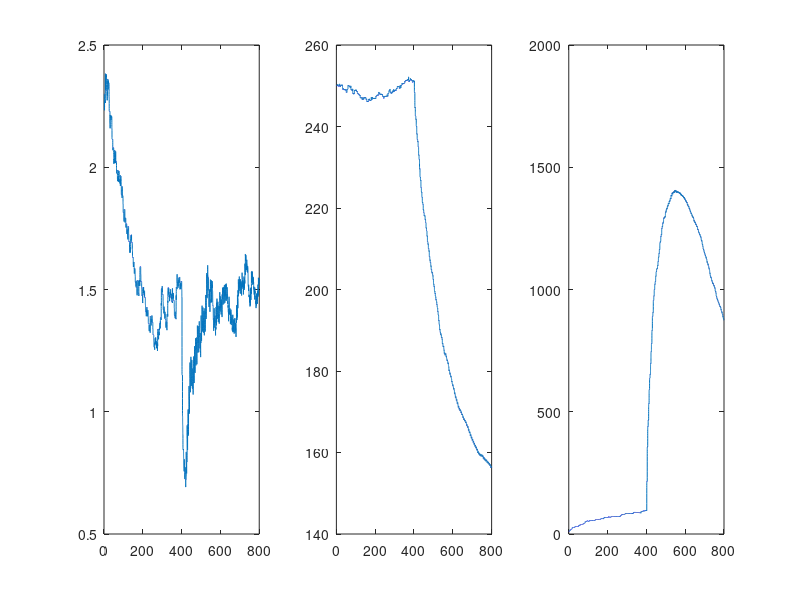

Recreate this plot in MATLAB.
clc;clear;close all;

load('dataSpikeSimulation.mat');

% observation config
dt_observation = 0.02;
t_observation = 0:dt_observation :T;
x = func_x(t_observation);

% data preprocessing
t_spike = t_spike_jump;
dN = zeros(size(t_observation));
for i = 1:1:numel(t_spike)
%     dN(round(t/dt_observation)+1) = dN(round(t/dt_observation)+1) + 1;
    dN(round(t_spike(i)/dt_observation)+1) = 1;
end
N = cumsum(dN);

width = 0.25; % unit: s
sigma_width = 0.25/3;
filter = @(x) sqrt(2/pi).*exp(-0.5*(x/sigma_width).^2)./sigma_width;

r = zeros(size(t_observation));
for t = t_spike
    i_start = (round(t/dt_observation)+1);
    i_end = min((round((t+width)/dt_observation)+1), length(t_observation));
    for i_impact = i_start:i_end
        r(i_impact) = r(i_impact) + filter( t_observation(i_impact)-t );
    end
end

% axis = 0:0.001:1;
% plot(axis,filter(axis));
% plot(r,'*-');

lambda = func_lambda;
grad = @(x,theta) [1, theta(3)^(-2)*(x-theta(2)), theta(3)^(-3)*(x-theta(2))^2];
hessan = @(x,theta) [ 0  0                               0; ...
                      0  -theta(3)^(-2)                  -2*theta(3)^(-3)*(x-theta(2)); ...
                      0  -2*theta(3)^(-3)*(x-theta(2))   -3*theta(3)^(-4)*(x-theta(2))^2];

% observation config
dt_observation = 0.02;
t_observation = 0:dt_observation :T;
x = func_x(t_observation);

% data preprocessing
t_spike = t_spike_linear;



dN = zeros(size(t_observation));
for t = t_spike
%     dN(round(t/dt_observation)+1) = dN(round(t/dt_observation)+1) + 1;
    dN(round(t/dt_observation)+1) = 1;
end
N = cumsum(dN);

% SSSPF
F = eye(3);
Q = diag([10^(-5), 10^(-3), 10^(-4)]);
theta_0 = [2.3;250;3.46];
W_0 = 0.1*eye(3);

theta = zeros(length(theta_0),length(t_observation));
W = zeros(size(W_0,1),size(W_0,2),length(t_observation));
theta(:,1) = theta_0;
W(:,:,1) = W_0; % how to choose the initial value?

% SSPPF
for i =2:1:length(t_observation)
    theta_est = F*theta(:,i-1);
    W_est = F * W(:,:,i-1) * F' + Q;
    W(:,:,i) = ( W_est^(-1) + grad(x(i),theta_est)'*...
                              lambda(x(i),theta_est)*...
                              dt_observation*...
                              grad(x(i),theta_est) )^(-1);
    theta(:,i) = theta_est + W(:,:,i)*(  grad(x(i),theta_est)'*...
                                         (r(i) - lambda(x(i),theta_est))*...
                                         dt_observation...
                                      );
    i
end

figure(3);
subplot(1,3,1);
plot(t_observation,theta(1,:));
subplot(1,3,2);
plot(t_observation,theta(2,:));
subplot(1,3,3);
plot(t_observation,theta(3,:).^2);
